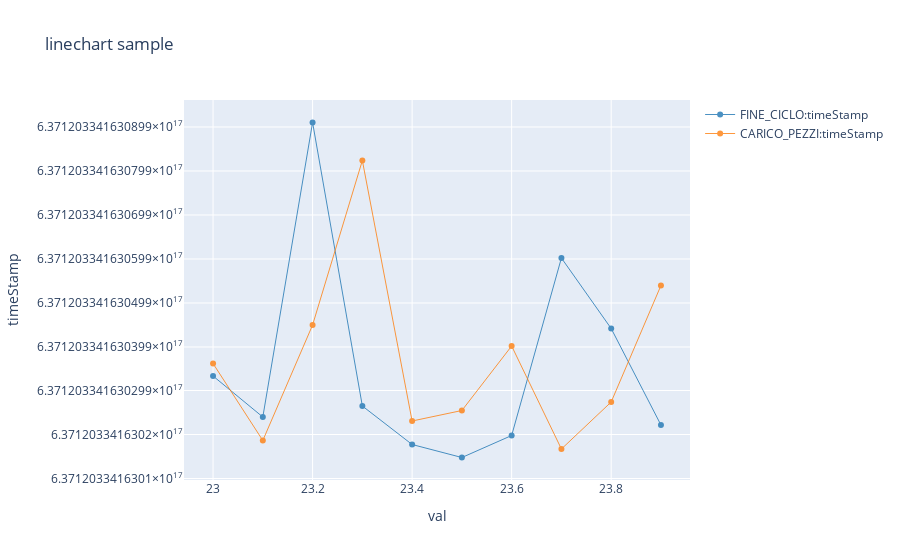

The cell this chart's notebook holds for it:
### Code cell
%%kql

MeasuresT3
| sort by URI
| where timeStamp between (now(-20h) .. now())
| take 1000
| project timeStamp, event,  val
| render linechart title="linechart sample"

### Figure 1 — Plotly figure (JSON) as saved in the notebook; plotly's stock layout.template omitted (floating-point values rounded to 4 significant figures)
{"data": [{"line": {"color": "rgb(31, 118, 179)", "width": 1}, "name": "FINE_CICLO:timeStamp", "opacity": 0.8, "type": "scatter", "uid": "c06f3d11-214b-449d-844d-8bb02deb8454", "x": ["23", "23.1", "23.2", "23.3", "23.4", "23.5", "23.6", "23.7", "23.8", "23.9"], "y": [637120334163033300, 637120334163024000, 637120334163091000, 637120334163026600, 637120334163017900, 637120334163014900, 637120334163019900, 637120334163060100, 637120334163044100, 637120334163022200]}, {"line": {"color": "rgb(254, 127, 14)", "width": 1}, "name": "CARICO_PEZZI:timeStamp", "opacity": 0.8, "type": "scatter", "uid": "711fcb6d-25da-4416-a46d-5f8bb2fa08e2", "x": ["23", "23.1", "23.2", "23.3", "23.4", "23.5", "23.6", "23.7", "23.8", "23.9"], "y": [637120334163036200, 637120334163018800, 637120334163045000, 637120334163082200, 637120334163023100, 637120334163025500, 637120334163040100, 637120334163016800, 637120334163027500, 637120334163054000]}], "layout": {"showlegend": true, "title": {"text": "linechart sample"}, "xaxis": {"autorange": true, "title": {"text": "val"}, "type": "linear"}, "yaxis": {"title": {"text": "timeStamp"}, "type": "linear"}}}
